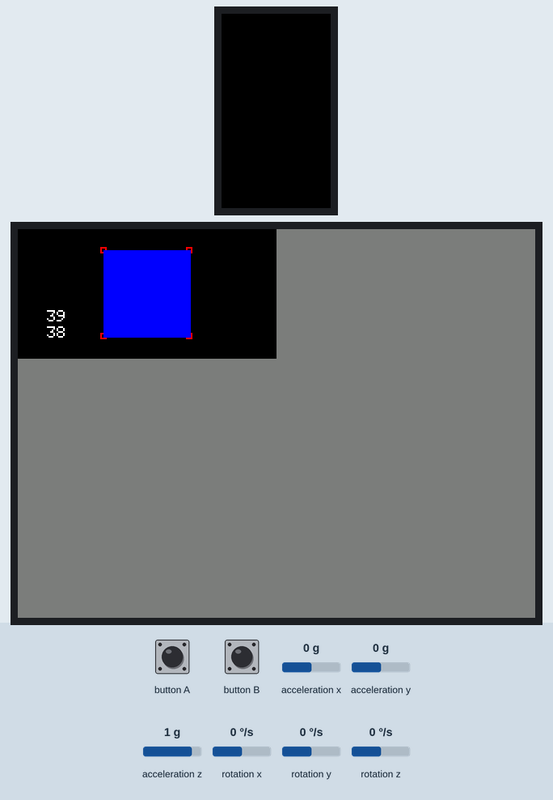
Recording of a sketch running on a simulated ESP32. On the bench: 135×240 colour display, 320×240 colour display. The inputs (shaded band) are chosen by the test bench; at power-on: acceleration x 0 g, acceleration y 0 g, acceleration z 1 g, rotation x 0 °/s, rotation y 0 °/s, rotation z 0 °/s. EEPROM starts erased; what the sketch prints to the serial monitor is not drawn.

Above: at 1.21 s.
1.7 s: button A pressed for 0.15 s
At 7.1 s:
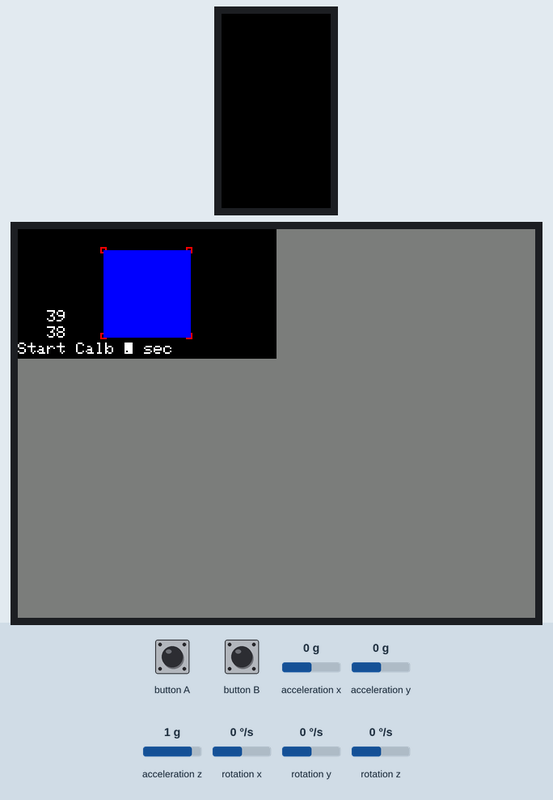
Timing chart, 0 to 8.6 s (numbered marks = the images above; inputs shaded):
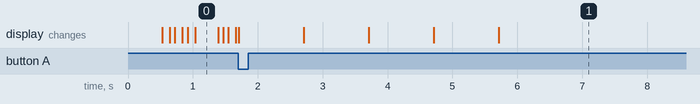

The sketch:

TestCube_M5Stack_MPU6886.ino
```cpp
// define must ahead #include <M5Stack.h>
//#define M5STACK_MPU6886
//#include <M5Stack.h>
//#include <M5StickC.h>
#include <M5StickCPlus.h>
#include <SPIFFS.h>
#include <LovyanGFX.hpp>
#include <Preferences.h>
#include "MadgwickAHRS.h"

Preferences preferences;
Madgwick *filter = new Madgwick();

static LGFX lcd;
static LGFX_Sprite sprite[2];

//#pragma GCC optimize ("O3")
struct point3df{ float x, y, z;};
struct surface{ uint8_t p[4]; int16_t z;};
#define U  70         // size of cube

struct point3df cubef[8] ={ // cube edge length is 2*U
  { -U, -U,  U },
  {  U, -U,  U },
  {  U, -U, -U },
  { -U, -U, -U },
  { -U,  U,  U },
  {  U,  U,  U },
  {  U,  U, -U },
  { -U,  U, -U },
};

struct surface s[6] = {// define the surfaces
  { {0, 1, 2, 3}, 0 }, // bottom
  { {4, 5, 6, 7}, 0 }, // top
  { {0, 1, 5, 4}, 0 }, // back
  { {3, 7, 6, 2}, 0 }, // front
  { {1, 2, 6, 5}, 0 }, // right
  { {0, 3, 7, 4}, 0 }, // left
};

struct point3df cubef2[8];

float accX = 0.0F;
float accY = 0.0F;
float accZ = 0.0F;

float gyroX = 0.0F;
float gyroY = 0.0F;
float gyroZ = 0.0F;

float pitch = 0.0F;
float roll  = 0.0F;
float yaw   = 0.0F;

double sum_accX = 0.0;
double sum_accY = 0.0;
double sum_accZ = 0.0;

double sum_gyroX = 0.0;
double sum_gyroY = 0.0;
double sum_gyroZ = 0.0;

float calb_accX = 0.0;
float calb_accY = 0.0;
float calb_accZ = 0.0;

float calb_gyroX = 0.0;
float calb_gyroY = 0.0;
float calb_gyroZ = 0.0;

bool flip;
uint32_t pre_calc_time = 0;
uint32_t pre_show_time = 0;

int ws;
int hs;

void rotate_cube_xyz( float roll, float pitch, float yaw){
  uint8_t i;

  float DistanceCamera = 300;
  float DistanceScreen = 550;

  float cosyaw   = cos(yaw);
  float sinyaw   = sin(yaw);
  float cospitch = cos(pitch);
  float sinpitch = sin(pitch);
  float cosroll  = cos(roll);
  float sinroll  = sin(roll);

  float sinyaw_sinroll = sinyaw * sinroll;
  float sinyaw_cosroll = sinyaw * cosroll;
  float cosyaw_sinroll = cosyaw * sinroll;
  float cosyaw_cosroll = cosyaw * cosroll;

  float x_x = cosyaw * cospitch;
  float x_y = cosyaw_sinroll * sinpitch - sinyaw_cosroll;
  float x_z = cosyaw_cosroll * sinpitch + sinyaw_sinroll;

  float y_x = sinyaw * cospitch;
  float y_y = sinyaw_sinroll * sinpitch + cosyaw_cosroll;
  float y_z = sinyaw_cosroll * sinpitch - cosyaw_sinroll;

  float z_x = -sinpitch;
  float z_y = cospitch * sinroll;
  float z_z = cospitch * cosroll;

  for (i = 0; i < 8; i++){
    float x = x_x * cubef[i].x
            + x_y * cubef[i].y
            + x_z * cubef[i].z;
    float y = y_x * cubef[i].x
            + y_y * cubef[i].y
            + y_z * cubef[i].z;
    float z = z_x * cubef[i].x
            + z_y * cubef[i].y
            + z_z * cubef[i].z;

    cubef2[i].x = (x * DistanceCamera) / (z + DistanceCamera + DistanceScreen) + (ws>>1);
    cubef2[i].y = (y * DistanceCamera) / (z + DistanceCamera + DistanceScreen) + (hs>>1);
    cubef2[i].z = z;
  }
}


void setup(void){
  M5.begin();
  M5.IMU.Init();

  preferences.begin("imu_calb_data", true);
  calb_accX = preferences.getFloat("ax", 0);
  calb_accY = preferences.getFloat("ay", 0);
  calb_accZ = preferences.getFloat("az", 0);
  calb_gyroX = preferences.getFloat("gx", 0);
  calb_gyroY = preferences.getFloat("gy", 0);
  calb_gyroZ = preferences.getFloat("gz", 0);
  Serial.println(calb_accX);
  Serial.println(calb_accY);
  Serial.println(calb_accZ);
  Serial.println(calb_gyroX);
  Serial.println(calb_gyroY);
  Serial.println(calb_gyroZ);
  preferences.end();

  lcd.init();

  lcd.setRotation(1);


// バックライトの輝度を 0～255 の範囲で設定します。
//  lcd.setBrightness(80);

  lcd.setColorDepth(16);  // RGB565の16ビットに設定

  lcd.fillScreen(0);

  //ws = lcd.width();
  //hs = lcd.height();
  ws = 160;
  hs = 80;

  sprite[0].createSprite(ws,hs);
  sprite[1].createSprite(ws,hs);
  lcd.startWrite();
  lcd.fillScreen(TFT_DARKGREY);
}

float smoothMove(float dst, float src)
{
  if (     dst + M_PI < src) src -= M_PI * 2;
  else if (src + M_PI < dst) src += M_PI * 2;
  return (dst + src * 19.0) / 20.0;
}

void loop(void)
{
  int calc_time = millis() - pre_calc_time;

  //count = (count + 1) & 3;
  //if (count == 0)
  if (calc_time >= 9)
  {
    M5.update();
    if(M5.BtnA.isPressed()){
      Serial.println("Calibration Start");
      getCalibrationVal();
    }

    M5.IMU.getGyroData(&gyroX,&gyroY,&gyroZ);
    M5.IMU.getAccelData(&accX,&accY,&accZ);

    filter->MadgwickAHRSupdateIMU(
      PI/180.0F*(gyroX - calb_gyroX),
      PI/180.0F*(gyroY - calb_gyroY),
      PI/180.0F*(gyroZ - calb_gyroZ),
      accX - calb_accX,
      accY - calb_accY,
      accZ - calb_accZ
      );

    pre_calc_time = millis();
  }

  pitch = smoothMove(filter->getPitch(), pitch);
  roll  = smoothMove(filter->getRoll() , roll );
  yaw   = smoothMove(filter->getYaw()  , yaw  );

  rotate_cube_xyz(roll, pitch, yaw);

  //描写する面の順番に並び替え
  int ss[6]={0,1,2,3,4,5};
  float sf[6]={0};
  for (int i = 0; i < 6; i++)
  {
    float wz = 0;
    for(int j=0;j<4;j++){
      wz += cubef2[s[i].p[j]].z;
    }
    sf[i] = wz;
  }
  //交換ソート
  for (int j = 5; j > 0; j--){
    for (int i = 0; i < j; i++)
    {
        if(sf[i] < sf[i+1])
        {
          float work = sf[i];
          sf[i] = sf[i+1];
          sf[i+1] = work;

          int iw = ss[i];
          ss[i] = ss[i+1];
          ss[i+1] = iw;
        }
    }
  }

  flip = !flip;
  sprite[flip].clear();
  for (int i = 0; i < 8; i++)
  {
    sprite[flip].drawRect( (int)cubef2[i].x-2, (int)cubef2[i].y-2, 4, 4 , 0xF000);
    //Serial.printf("%d,%f,%f,\r\n",i,cubef2[i].x, cubef2[i].y);
  }

  for (int i = 0; i < 6; i++)
  {
    int ii = ss[i];

    sprite[flip].setColor( lcd.color565(((( ii + 1) &  1)      * 255),
                                  ((((ii + 1) >> 1) & 1) * 255),
                                  ((((ii + 1) >> 2) & 1) * 255)
                   )             );
    sprite[flip].fillTriangle(    cubef2[s[ii].p[0]].x, cubef2[s[ii].p[0]].y,
                            cubef2[s[ii].p[1]].x, cubef2[s[ii].p[1]].y,
                            cubef2[s[ii].p[2]].x, cubef2[s[ii].p[2]].y);
    sprite[flip].fillTriangle(    cubef2[s[ii].p[2]].x, cubef2[s[ii].p[2]].y,
                            cubef2[s[ii].p[3]].x, cubef2[s[ii].p[3]].y,
                            cubef2[s[ii].p[0]].x, cubef2[s[ii].p[0]].y);
  }

  int show_time = millis() - pre_show_time;
  pre_show_time = millis();
  sprite[flip].setCursor(0, 50);
  sprite[flip].printf("%5d",show_time);

  if (calc_time >= 9){
    sprite[flip].setCursor(0, 60);
    sprite[flip].printf("%5d",calc_time);
  }

  sprite[flip].pushSprite(&lcd, 0, 0);
}

void getCalibrationVal()
{
    const int CalbNum = 1000;
    sum_accX = 0.0;
    sum_accY = 0.0;
    sum_accZ = 0.0;

    sum_gyroX = 0.0;
    sum_gyroY = 0.0;
    sum_gyroZ = 0.0;

    for(int i = 4 ; i >= 0 ; i--){
      lcd.setCursor(0, 70);
      lcd.printf("Start Calb %d sec",i);
      delay(1000);
    }

    for(int i = 0 ; i < CalbNum ; i++){
        M5.IMU.getGyroData(&gyroX,&gyroY,&gyroZ);
        M5.IMU.getAccelData(&accX,&accY,&accZ);

        sum_accX += accX;
        sum_accY += accY;
        sum_accZ += accZ;

        sum_gyroX += gyroX;
        sum_gyroY += gyroY;
        sum_gyroZ += gyroZ;
        delay(10);
    }

    calb_accX = (float)(sum_accX/CalbNum);
    calb_accY = (float)(sum_accY/CalbNum);
    calb_accZ = (float)(sum_accZ/CalbNum) - 1.0F;

    calb_gyroX = (float)(sum_gyroX/CalbNum);
    calb_gyroY = (float)(sum_gyroY/CalbNum);
    calb_gyroZ = (float)(sum_gyroZ/CalbNum);

    preferences.begin("imu_calb_data", false);
    preferences.putFloat("ax", calb_accX);
    preferences.putFloat("ay", calb_accY);
    preferences.putFloat("az", calb_accZ);
    preferences.putFloat("gx", calb_gyroX);
    preferences.putFloat("gy", calb_gyroY);
    preferences.putFloat("gz", calb_gyroZ);
    preferences.end();

    lcd.setCursor(0, 70);
    lcd.printf("End Calb");
}
```

MadgwickAHRS.cpp
```cpp
//=====================================================================================================
// MadgwickAHRS.c
//=====================================================================================================
//
// Implementation of Madgwick's IMU and AHRS algorithms.
// See: http://www.x-io.co.uk/node/8#open_source_ahrs_and_imu_algorithms
//
// Date			Author          Notes
// 29/09/2011	SOH Madgwick    Initial release
// 02/10/2011	SOH Madgwick	Optimised for reduced CPU load
// 19/02/2012	SOH Madgwick	Magnetometer measurement is normalised
//
//=====================================================================================================

//---------------------------------------------------------------------------------------------------
// Header files

#include "MadgwickAHRS.h"
#include <math.h>

//---------------------------------------------------------------------------------------------------
// Definitions

#define sampleFreq	100.0f		// sample frequency in Hz
#define betaDef		0.1f		// 2 * proportional gain

Madgwick::Madgwick(){
//---------------------------------------------------------------------------------------------------
// Variable definitions

//volatile float beta = betaDef;								// 2 * proportional gain (Kp)
//volatile float q0 = 1.0f, q1 = 0.0f, q2 = 0.0f, q3 = 0.0f;	// quaternion of sensor frame relative to auxiliary frame

  beta = betaDef;                // 2 * proportional gain (Kp)
  q0 = 1.0f, q1 = 0.0f, q2 = 0.0f, q3 = 0.0f;  // quaternion of sensor frame relative to auxiliary frame
}

//---------------------------------------------------------------------------------------------------
// Function declarations

//float invSqrt(float x);

//====================================================================================================
// Functions

//---------------------------------------------------------------------------------------------------
// AHRS algorithm update

void Madgwick::MadgwickAHRSupdate(float gx, float gy, float gz, float ax, float ay, float az, float mx, float my, float mz) {
	float recipNorm;
	float s0, s1, s2, s3;
	float qDot1, qDot2, qDot3, qDot4;
	float hx, hy;
	float _2q0mx, _2q0my, _2q0mz, _2q1mx, _2bx, _2bz, _4bx, _4bz, _2q0, _2q1, _2q2, _2q3, _2q0q2, _2q2q3, q0q0, q0q1, q0q2, q0q3, q1q1, q1q2, q1q3, q2q2, q2q3, q3q3;

	// Use IMU algorithm if magnetometer measurement invalid (avoids NaN in magnetometer normalisation)
	if((mx == 0.0f) && (my == 0.0f) && (mz == 0.0f)) {
		MadgwickAHRSupdateIMU(gx, gy, gz, ax, ay, az);
		return;
	}

	// Rate of change of quaternion from gyroscope
	qDot1 = 0.5f * (-q1 * gx - q2 * gy - q3 * gz);
	qDot2 = 0.5f * (q0 * gx + q2 * gz - q3 * gy);
	qDot3 = 0.5f * (q0 * gy - q1 * gz + q3 * gx);
	qDot4 = 0.5f * (q0 * gz + q1 * gy - q2 * gx);

	// Compute feedback only if accelerometer measurement valid (avoids NaN in accelerometer normalisation)
	if(!((ax == 0.0f) && (ay == 0.0f) && (az == 0.0f))) {

		// Normalise accelerometer measurement
		recipNorm = invSqrt(ax * ax + ay * ay + az * az);
		ax *= recipNorm;
		ay *= recipNorm;
		az *= recipNorm;

		// Normalise magnetometer measurement
		recipNorm = invSqrt(mx * mx + my * my + mz * mz);
		mx *= recipNorm;
		my *= recipNorm;
		mz *= recipNorm;

		// Auxiliary variables to avoid repeated arithmetic
		_2q0mx = 2.0f * q0 * mx;
		_2q0my = 2.0f * q0 * my;
		_2q0mz = 2.0f * q0 * mz;
		_2q1mx = 2.0f * q1 * mx;
		_2q0 = 2.0f * q0;
		_2q1 = 2.0f * q1;
		_2q2 = 2.0f * q2;
		_2q3 = 2.0f * q3;
		_2q0q2 = 2.0f * q0 * q2;
		_2q2q3 = 2.0f * q2 * q3;
		q0q0 = q0 * q0;
		q0q1 = q0 * q1;
		q0q2 = q0 * q2;
		q0q3 = q0 * q3;
		q1q1 = q1 * q1;
		q1q2 = q1 * q2;
		q1q3 = q1 * q3;
		q2q2 = q2 * q2;
		q2q3 = q2 * q3;
		q3q3 = q3 * q3;

		// Reference direction of Earth's magnetic field
		hx = mx * q0q0 - _2q0my * q3 + _2q0mz * q2 + mx * q1q1 + _2q1 * my * q2 + _2q1 * mz * q3 - mx * q2q2 - mx * q3q3;
		hy = _2q0mx * q3 + my * q0q0 - _2q0mz * q1 + _2q1mx * q2 - my * q1q1 + my * q2q2 + _2q2 * mz * q3 - my * q3q3;
		_2bx = sqrt(hx * hx + hy * hy);
		_2bz = -_2q0mx * q2 + _2q0my * q1 + mz * q0q0 + _2q1mx * q3 - mz * q1q1 + _2q2 * my * q3 - mz * q2q2 + mz * q3q3;
		_4bx = 2.0f * _2bx;
		_4bz = 2.0f * _2bz;

		// Gradient decent algorithm corrective step
		s0 = -_2q2 * (2.0f * q1q3 - _2q0q2 - ax) + _2q1 * (2.0f * q0q1 + _2q2q3 - ay) - _2bz * q2 * (_2bx * (0.5f - q2q2 - q3q3) + _2bz * (q1q3 - q0q2) - mx) + (-_2bx * q3 + _2bz * q1) * (_2bx * (q1q2 - q0q3) + _2bz * (q0q1 + q2q3) - my) + _2bx * q2 * (_2bx * (q0q2 + q1q3) + _2bz * (0.5f - q1q1 - q2q2) - mz);
		s1 = _2q3 * (2.0f * q1q3 - _2q0q2 - ax) + _2q0 * (2.0f * q0q1 + _2q2q3 - ay) - 4.0f * q1 * (1 - 2.0f * q1q1 - 2.0f * q2q2 - az) + _2bz * q3 * (_2bx * (0.5f - q2q2 - q3q3) + _2bz * (q1q3 - q0q2) - mx) + (_2bx * q2 + _2bz * q0) * (_2bx * (q1q2 - q0q3) + _2bz * (q0q1 + q2q3) - my) + (_2bx * q3 - _4bz * q1) * (_2bx * (q0q2 + q1q3) + _2bz * (0.5f - q1q1 - q2q2) - mz);
		s2 = -_2q0 * (2.0f * q1q3 - _2q0q2 - ax) + _2q3 * (2.0f * q0q1 + _2q2q3 - ay) - 4.0f * q2 * (1 - 2.0f * q1q1 - 2.0f * q2q2 - az) + (-_4bx * q2 - _2bz * q0) * (_2bx * (0.5f - q2q2 - q3q3) + _2bz * (q1q3 - q0q2) - mx) + (_2bx * q1 + _2bz * q3) * (_2bx * (q1q2 - q0q3) + _2bz * (q0q1 + q2q3) - my) + (_2bx * q0 - _4bz * q2) * (_2bx * (q0q2 + q1q3) + _2bz * (0.5f - q1q1 - q2q2) - mz);
		s3 = _2q1 * (2.0f * q1q3 - _2q0q2 - ax) + _2q2 * (2.0f * q0q1 + _2q2q3 - ay) + (-_4bx * q3 + _2bz * q1) * (_2bx * (0.5f - q2q2 - q3q3) + _2bz * (q1q3 - q0q2) - mx) + (-_2bx * q0 + _2bz * q2) * (_2bx * (q1q2 - q0q3) + _2bz * (q0q1 + q2q3) - my) + _2bx * q1 * (_2bx * (q0q2 + q1q3) + _2bz * (0.5f - q1q1 - q2q2) - mz);
		recipNorm = invSqrt(s0 * s0 + s1 * s1 + s2 * s2 + s3 * s3); // normalise step magnitude
		s0 *= recipNorm;
		s1 *= recipNorm;
		s2 *= recipNorm;
		s3 *= recipNorm;

		// Apply feedback step
		qDot1 -= beta * s0;
		qDot2 -= beta * s1;
		qDot3 -= beta * s2;
		qDot4 -= beta * s3;
	}

	// Integrate rate of change of quaternion to yield quaternion
	q0 += qDot1 * (1.0f / sampleFreq);
	q1 += qDot2 * (1.0f / sampleFreq);
	q2 += qDot3 * (1.0f / sampleFreq);
	q3 += qDot4 * (1.0f / sampleFreq);

	// Normalise quaternion
	recipNorm = invSqrt(q0 * q0 + q1 * q1 + q2 * q2 + q3 * q3);
	q0 *= recipNorm;
	q1 *= recipNorm;
	q2 *= recipNorm;
	q3 *= recipNorm;
}

//---------------------------------------------------------------------------------------------------
// IMU algorithm update

void Madgwick::MadgwickAHRSupdateIMU(float gx, float gy, float gz, float ax, float ay, float az) {
	float recipNorm;
	float s0, s1, s2, s3;
	float qDot1, qDot2, qDot3, qDot4;
	float _2q0, _2q1, _2q2, _2q3, _4q0, _4q1, _4q2 ,_8q1, _8q2, q0q0, q1q1, q2q2, q3q3;

	// Rate of change of quaternion from gyroscope
	qDot1 = 0.5f * (-q1 * gx - q2 * gy - q3 * gz);
	qDot2 = 0.5f * (q0 * gx + q2 * gz - q3 * gy);
	qDot3 = 0.5f * (q0 * gy - q1 * gz + q3 * gx);
	qDot4 = 0.5f * (q0 * gz + q1 * gy - q2 * gx);

	// Compute feedback only if accelerometer measurement valid (avoids NaN in accelerometer normalisation)
	if(!((ax == 0.0f) && (ay == 0.0f) && (az == 0.0f))) {

		// Normalise accelerometer measurement
		recipNorm = invSqrt(ax * ax + ay * ay + az * az);
		ax *= recipNorm;
		ay *= recipNorm;
		az *= recipNorm;

		// Auxiliary variables to avoid repeated arithmetic
		_2q0 = 2.0f * q0;
		_2q1 = 2.0f * q1;
		_2q2 = 2.0f * q2;
		_2q3 = 2.0f * q3;
		_4q0 = 4.0f * q0;
		_4q1 = 4.0f * q1;
		_4q2 = 4.0f * q2;
		_8q1 = 8.0f * q1;
		_8q2 = 8.0f * q2;
		q0q0 = q0 * q0;
		q1q1 = q1 * q1;
		q2q2 = q2 * q2;
		q3q3 = q3 * q3;

		// Gradient decent algorithm corrective step
		s0 = _4q0 * q2q2 + _2q2 * ax + _4q0 * q1q1 - _2q1 * ay;
		s1 = _4q1 * q3q3 - _2q3 * ax + 4.0f * q0q0 * q1 - _2q0 * ay - _4q1 + _8q1 * q1q1 + _8q1 * q2q2 + _4q1 * az;
		s2 = 4.0f * q0q0 * q2 + _2q0 * ax + _4q2 * q3q3 - _2q3 * ay - _4q2 + _8q2 * q1q1 + _8q2 * q2q2 + _4q2 * az;
		s3 = 4.0f * q1q1 * q3 - _2q1 * ax + 4.0f * q2q2 * q3 - _2q2 * ay;
		recipNorm = invSqrt(s0 * s0 + s1 * s1 + s2 * s2 + s3 * s3); // normalise step magnitude
		s0 *= recipNorm;
		s1 *= recipNorm;
		s2 *= recipNorm;
		s3 *= recipNorm;

		// Apply feedback step
		qDot1 -= beta * s0;
		qDot2 -= beta * s1;
		qDot3 -= beta * s2;
		qDot4 -= beta * s3;
	}

	// Integrate rate of change of quaternion to yield quaternion
	q0 += qDot1 * (1.0f / sampleFreq);
	q1 += qDot2 * (1.0f / sampleFreq);
	q2 += qDot3 * (1.0f / sampleFreq);
	q3 += qDot4 * (1.0f / sampleFreq);

	// Normalise quaternion
	recipNorm = invSqrt(q0 * q0 + q1 * q1 + q2 * q2 + q3 * q3);
	q0 *= recipNorm;
	q1 *= recipNorm;
	q2 *= recipNorm;
	q3 *= recipNorm;
}

//---------------------------------------------------------------------------------------------------
// Fast inverse square-root
// See: http://en.wikipedia.org/wiki/Fast_inverse_square_root

float Madgwick::invSqrt(float x) {
	float halfx = 0.5f * x;
	float y = x;
	long i = *(long*)&y;
	i = 0x5f3759df - (i>>1);
	y = *(float*)&i;
	y = y * (1.5f - (halfx * y * y));
	return y;
}

//====================================================================================================
// END OF CODE
//====================================================================================================
```

Source omitted: MadgwickAHRS.h (1962 bytes)

Measured:
- after the input at 1.7 s, the display: first changes at once (image 1 shows a later state)
